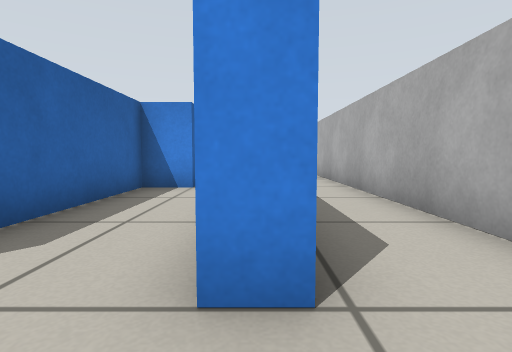
View 1 (above)

24 first-person views from a walk through a Gazebo world. The camera is 0.39 m above the floor, tilts 4° down and sees 80° across. The floor is counted in squares, 0.5 m on a side. Each view is taken from the middle of a square. On the plan, view 1 faces up. The plan holds only what a view shows up to about 10 squares ahead; the rest is blank.

View 2
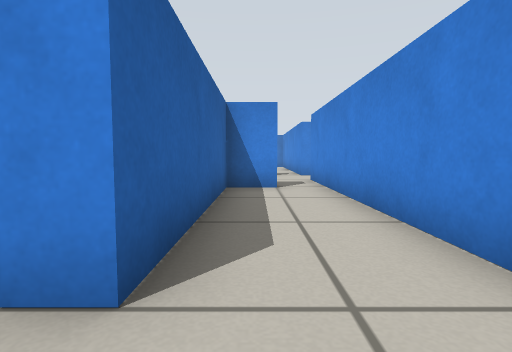

View 3
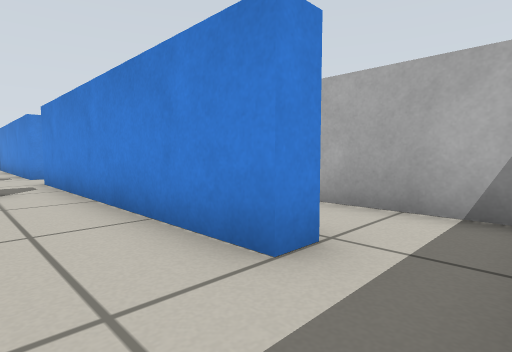

View 4
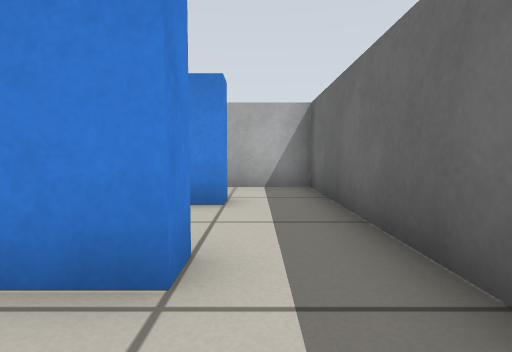

View 5
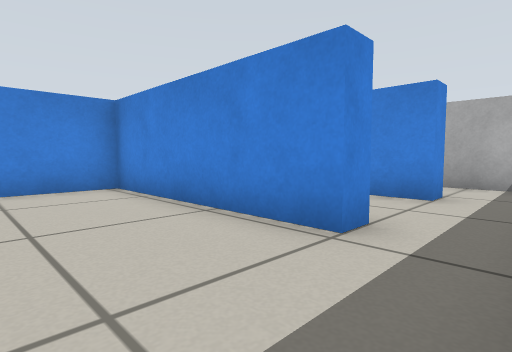

View 6
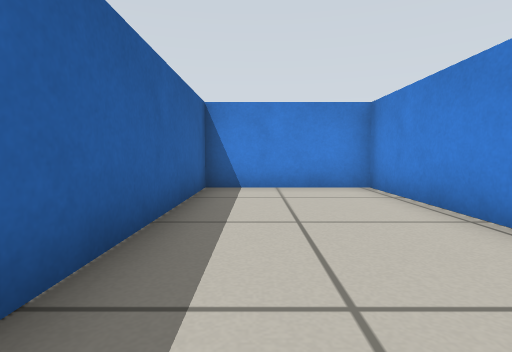

View 7
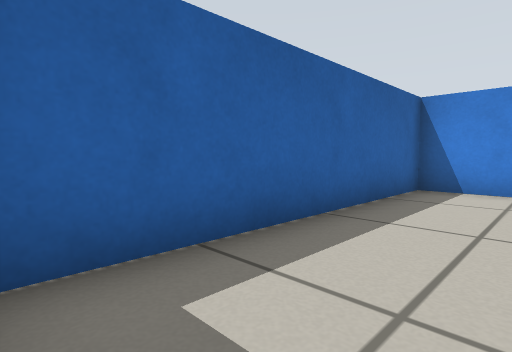

View 8
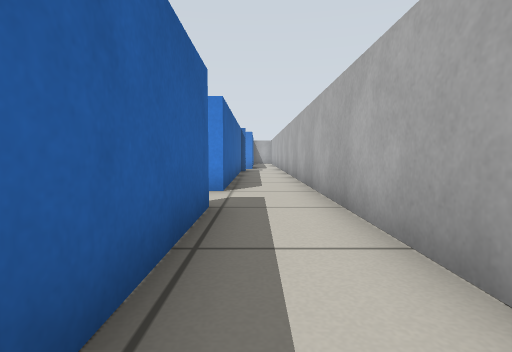

View 9
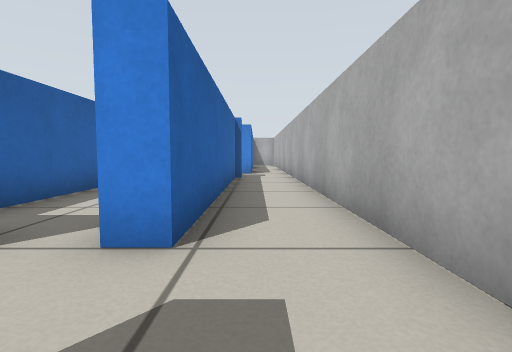

View 10
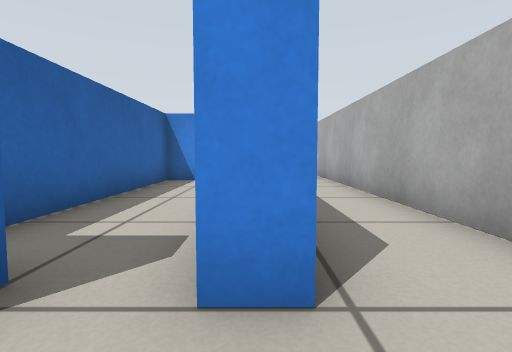

View 11
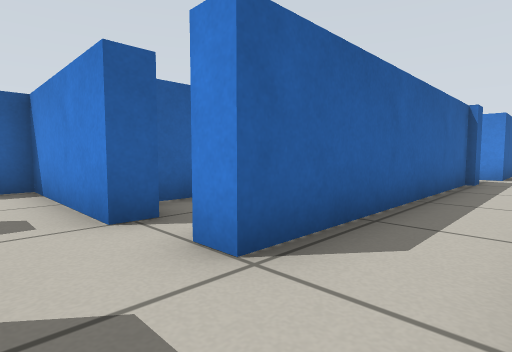

View 12
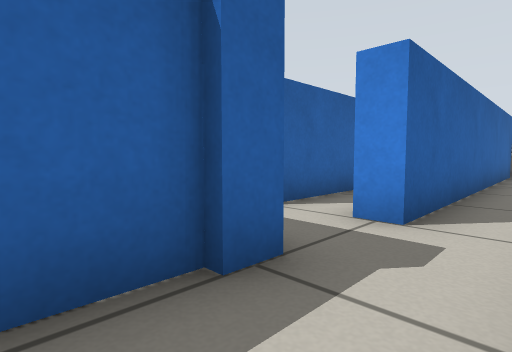

View 13
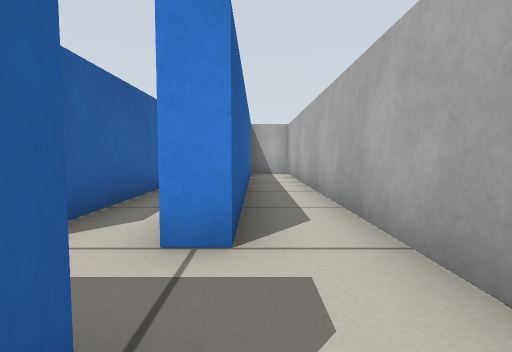

View 14
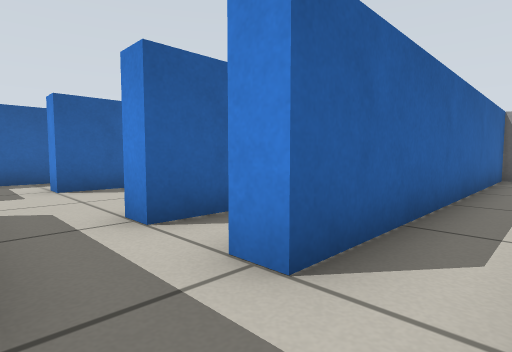

View 15
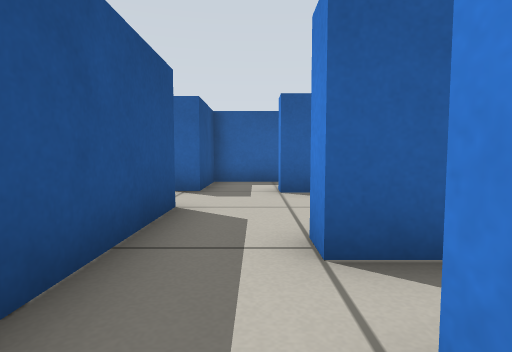

View 16
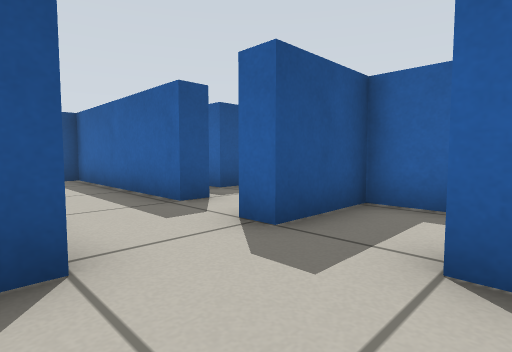

View 17
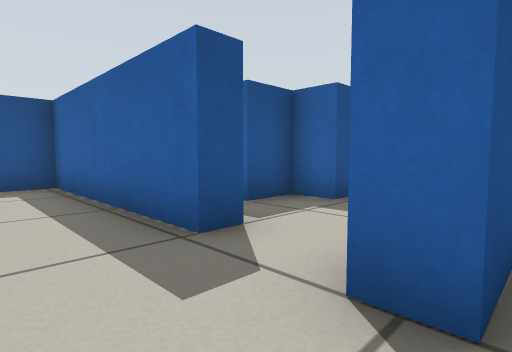

View 18
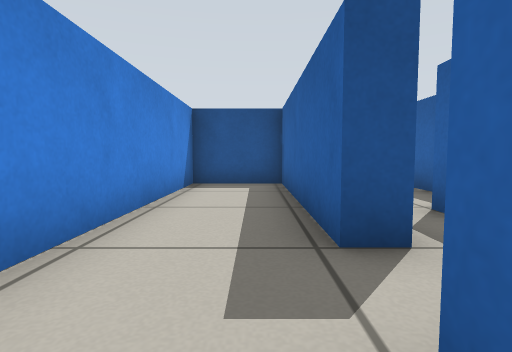

View 19
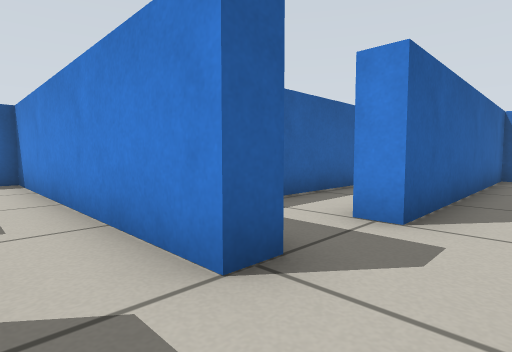

View 20
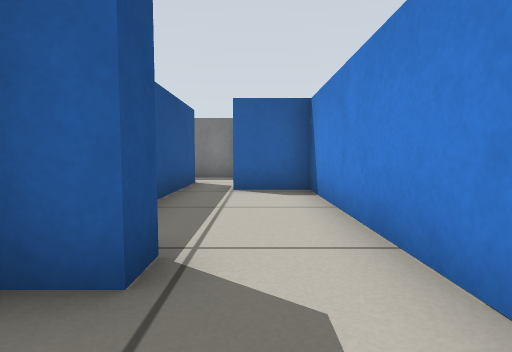

View 21
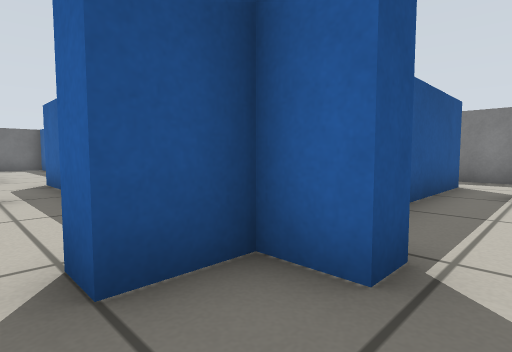

View 22
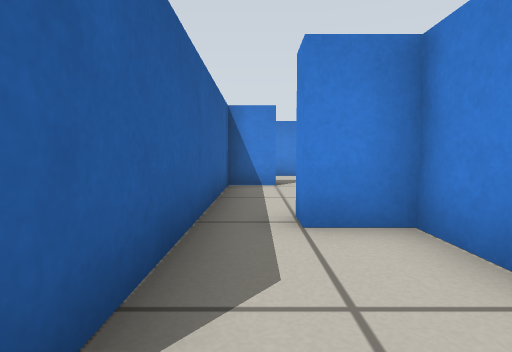

View 23
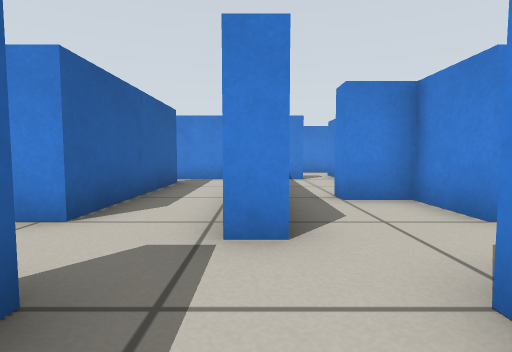

View 24
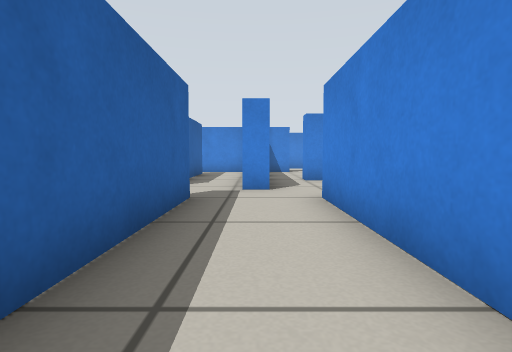

### Floor plan
Ten units are one square. View 1 is at (0, 0); x grows to the right and y downward. Boxes are objects, and circles mark ways between rooms. Rooms are numbered by the first view taken in them; rooms with no view inside come last. Other rooms are left out.
<svg viewBox="-151 -319 179 327">
<path fill="none" stroke="#000" d="M3 -95 3 -58M3 -192 3 -115 -3 -115M5 -199 5 -191M-26 -198 -4 -198M-12 -215 -19 -215M4 -15 -3 -15M-6 3 23 3 23 -290M8 -314 8 -215 1 -215M-3 -15 -3 -65M-35 3 -6 3M-14 -72 -27 -72 -27 -15 -33 -15M-33 -15 -33 -72 -72 -72 -72 -1M-36 -198 -26 -198M-65 -198 -55 -198 -55 -192M-52 -292 -52 -215 -59 -215M-64 -175 -57 -175 -57 -118 -33 -118 -33 -181M-55 -192 -65 -192M-94 -173 -87 -173 -87 -163 -75 -163 -75 -157M-65 -192 -95 -192M-102 -75 -102 -34M-87 -87 -94 -87M-78 -34 -78 -75M-112 -95 -119 -95M-15 -119 -15 -112M-3 -115 -3 -126M-18 -192 -27 -192 -27 -124M-146 -163 -121 -163M-95 -192 -137 -192 -137 -175M-75 -112 -75 -119M-75 -157 -87 -157 -87 -104M-15 -112 -35 -112M-3 -65 -3 -95"/>
<circle cx="0" cy="-5" r="3" fill="#2a7"/>
<circle cx="-20" cy="-210" r="3" fill="#2a7"/>
<circle cx="0" cy="-105" r="3" fill="#2a7"/>
<circle cx="-30" cy="-5" r="3" fill="#2a7"/>
<circle cx="-10" cy="-70" r="3" fill="#2a7"/>
<circle cx="-45" cy="-195" r="3" fill="#2a7"/>
<circle cx="-60" cy="-180" r="3" fill="#2a7"/>
<circle cx="-90" cy="-180" r="3" fill="#2a7"/>
<circle cx="-70" cy="-160" r="3" fill="#2a7"/>
<circle cx="-10" cy="-110" r="3" fill="#2a7"/>
<text x="10" y="-130">1</text>
<text x="-20" y="-30">2</text>
<text x="-50" y="-30">3</text>
<text x="-40" y="-210">4</text>
<text x="-50" y="-160">5</text>
<text x="-80" y="-170">6</text>
<text x="-90" y="-60">7</text>
<text x="-10" y="-150">8</text>
<text x="-120" y="-170">9</text>
<text x="-80" y="-130">10</text>
<text x="-20" y="-90">11</text>
</svg>
Room 1 opens to room 2. Room 1 opens to room 4. Room 1 opens to room 8. Room 2 opens to room 3. Room 2 opens to room 11. Room 4 opens to room 5. Room 5 opens to room 6. Room 6 opens to room 9. Room 6 opens to room 10. Room 8 opens to room 11.

Where each view was taken, in squares from view 1:
view 1: 0 up, 0 right, facing up
view 2: 0 up, 2 left, facing up
view 3: 0 up, 2 left, facing up-right
view 4: 1 up, 5 left, facing right
view 5: 0 up, 6 left, facing up-right
view 6: 0 up, 6 left, facing up
view 7: 0 up, 5 left, facing up-left
view 8: 5 up, 1 right, facing up
view 9: 9 up, 1 right, facing up
view 10: 10 up, 0 right, facing up
view 11: 10 up, 2 right, facing up-left
view 12: 18 up, 2 right, facing up-left
view 13: 19 up, 1 right, facing up
view 14: 20 up, 2 right, facing up-left
view 15: 21 up, 1 right, facing left
view 16: 22 up, 3 left, facing down-left
view 17: 20 up, 4 left, facing down-left
view 18: 20 up, 5 left, facing down
view 19: 18 up, 4 left, facing up-left
view 20: 18 up, 7 left, facing left
view 21: 18 up, 7 left, facing down-left
view 22: 8 up, 8 left, facing up
view 23: 6 up, 9 left, facing up
view 24: 2 up, 9 left, facing up
